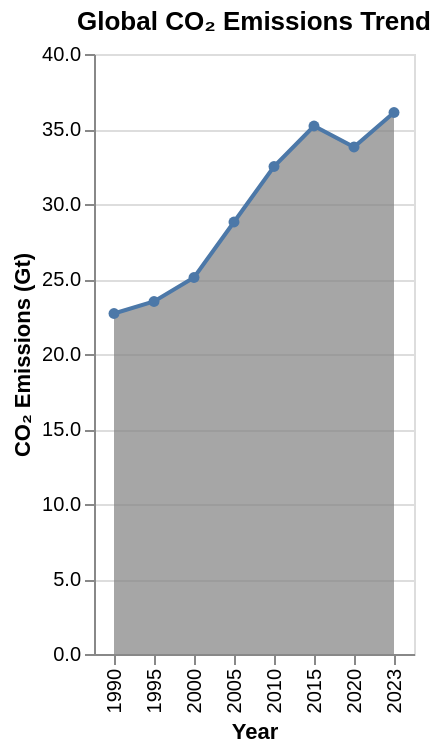

Source (Vega-Lite JSON):
### Vega-Lite specification from a JSON file in a GitHub repository (floating-point values rounded to 4 significant figures)
{"$schema": "https://vega.github.io/schema/vega-lite/v6.json", "description": "CO2 emissions over time", "data": {"values": [{"year": "1990", "emissions": 22.7}, {"year": "1995", "emissions": 23.5}, {"year": "2000", "emissions": 25.1}, {"year": "2005", "emissions": 28.8}, {"year": "2010", "emissions": 32.5}, {"year": "2015", "emissions": 35.2}, {"year": "2020", "emissions": 33.8}, {"year": "2023", "emissions": 36.1}]}, "mark": {"type": "area", "line": true, "point": true, "color": "gray", "opacity": 0.7}, "encoding": {"x": {"field": "year", "type": "ordinal", "axis": {"title": "Year"}}, "y": {"field": "emissions", "type": "quantitative", "axis": {"title": "CO₂ Emissions (Gt)", "format": ".1f"}}, "tooltip": [{"field": "year", "type": "ordinal"}, {"field": "emissions", "type": "quantitative", "title": "Emissions (Gt)", "format": ".1f"}]}, "title": "Global CO₂ Emissions Trend"}
